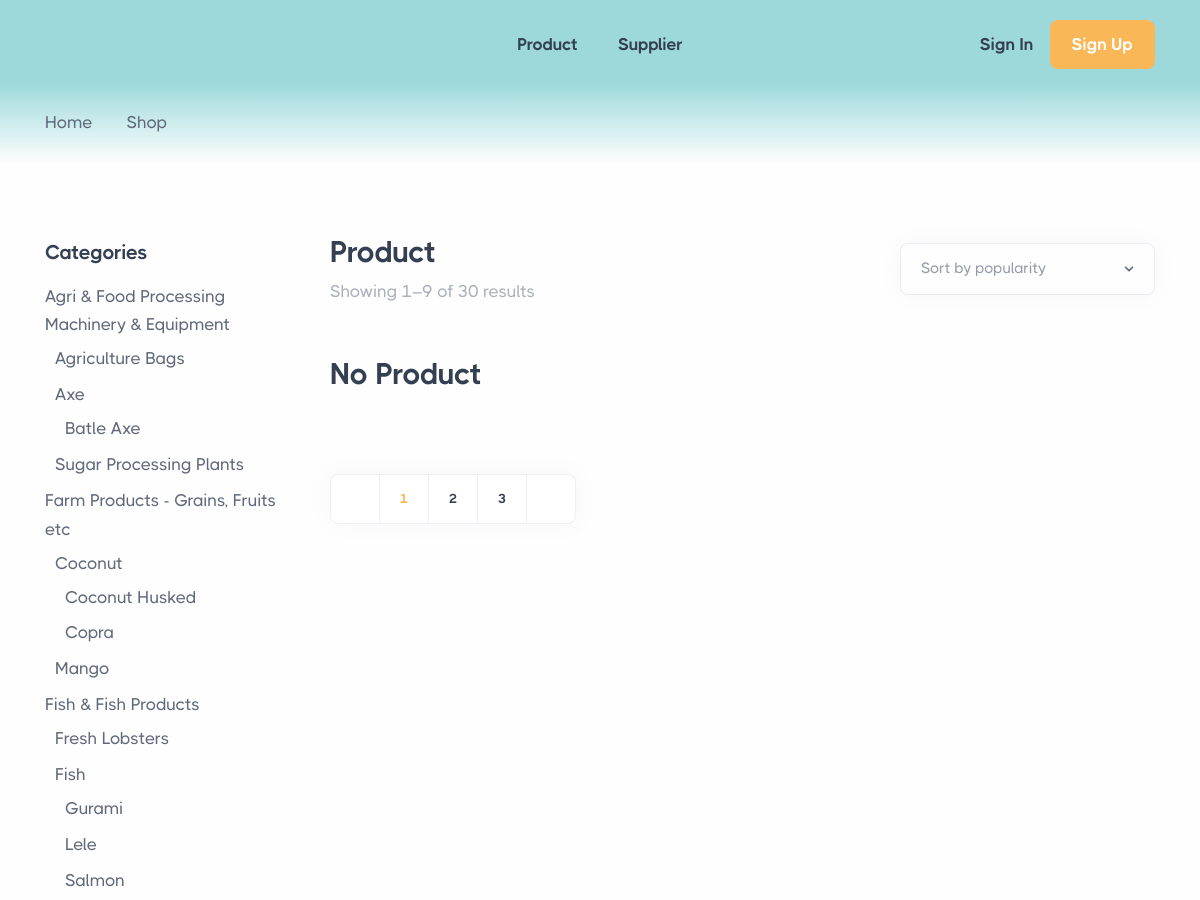
The app's page /product/12/9/4 (upper part), older data.
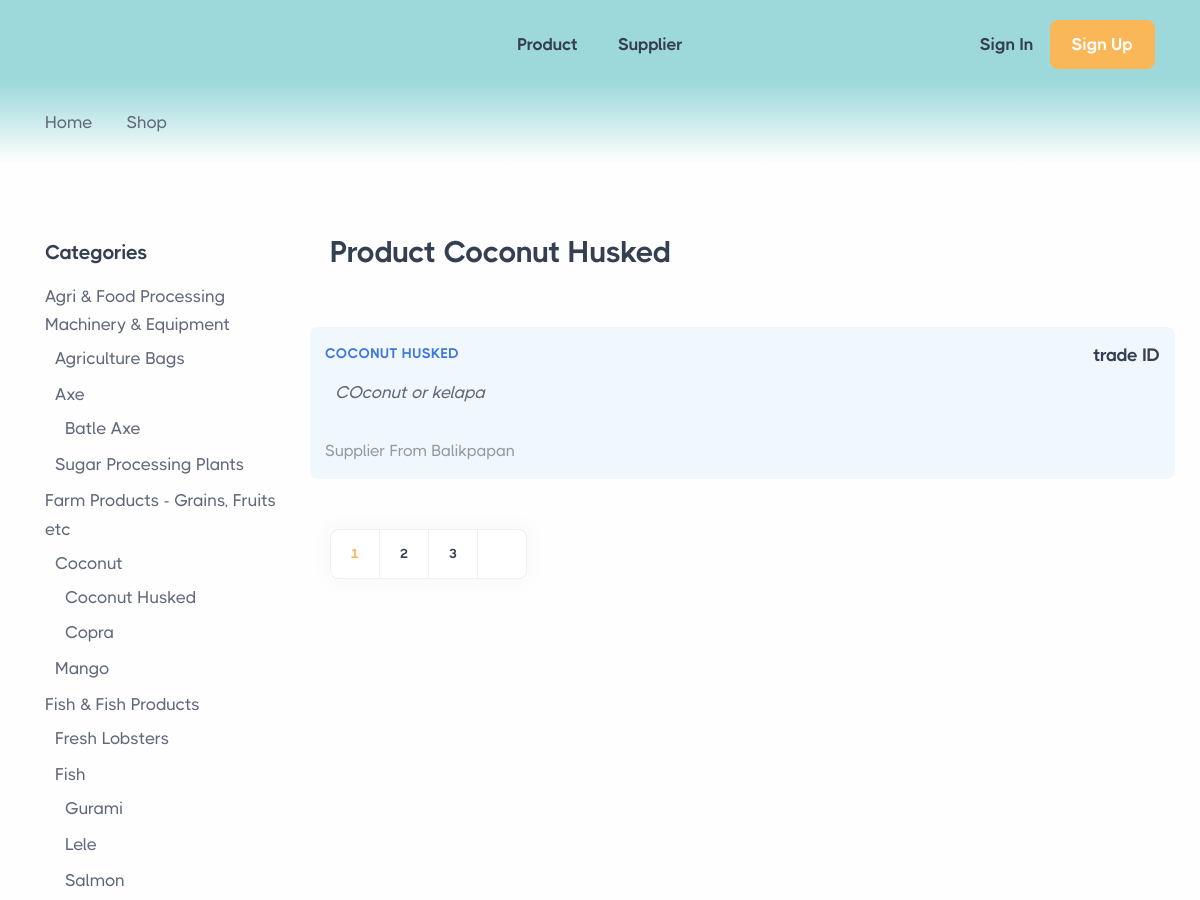
The same page, newer data.
### tables this page shows
CREATE TABLE `subkategori_a` (
  `idsubkategori_a` int(11) NOT NULL,
  `idkategori` int(11) NOT NULL,
  `namaSubKategori` varchar(255) NOT NULL
);

CREATE TABLE `kategori` (
  `idkategori` int(11) NOT NULL,
  `namaKategori` varchar(255) NOT NULL
);

CREATE TABLE `subkategori_b` (
  `idsubkategori_b` int(11) NOT NULL,
  `idsubkategori_a` int(11) NOT NULL,
  `idkategori` int(11) NOT NULL,
  `namaSubKategori_b` varchar(255) NOT NULL
);

CREATE TABLE `product` (
  `idproduct` int(11) NOT NULL,
  `namaProduk` varchar(255) NOT NULL,
  `idcompany` int(11) NOT NULL,
  `idkategori` int(11) NOT NULL,
  `idsubkategori_a` int(11) NOT NULL,
  `idsubkategori_b` int(11) NOT NULL,
  `deskripsiProduk` text NOT NULL,
  `deskripsiPendek` text NOT NULL,
  `harga` varchar(255) NOT NULL,
  `gambar` text DEFAULT NULL
);

CREATE TABLE `company` (
  `idcompany` int(11) NOT NULL,
  `namaPerusahaan` varchar(255) DEFAULT NULL,
  `alamat` text DEFAULT NULL,
  `kota` varchar(255) DEFAULT NULL,
  `gambarCompany` varchar(255) DEFAULT NULL,
  `deskripsiPendek` text DEFAULT NULL,
  `deskripsiPanjang` text DEFAULT NULL,
  `instagram` varchar(255) DEFAULT NULL,
  `facebook` varchar(255) DEFAULT NULL,
  `linkedin` varchar(255) DEFAULT NULL,
  `website` varchar(255) DEFAULT NULL,
  `idsupplier` int(11) NOT NULL,
  `idkategori` int(11) NOT NULL,
  `idsubkategori_a` int(11) NOT NULL
);

### index.php (called while the page is built, shortened)
<?php
require_once BASEPATH.'core/CodeIgniter.php';

### application/models/M_Kategori.php (called while the page is built, shortened)
<?php
class M_Kategori extends CI_Model {
    function getKategoriandSubkategoriA() {
        $this->db->select('kategori.idkategori AS idkategori, kategori.namaKategori AS kategori, subkategori_a.namaSubKategori AS subkategori_a, subkategori_a.idsubkategori_a AS idsubkategori_a, subkategori_b.namaSubKategori_b AS subkategori_b, subkategori_b.idsubkategori_b AS idsubkategori_b')
                ->from('kategori')
                ->join('subkategori_a', 'kategori.idkategori = subkategori_a.idkategori', 'left')
                ->join('subkategori_b', 'subkategori_a.idsubkategori_a = subkategori_b.idsubkategori_a', 'left')
                ->order_by('kategori.namaKategori, subkategori_a.namaSubKategori, subkategori_b.namaSubKategori_b');
        $query = $this->db->get();
        return $query->result_array();
    }
}

### application/models/M_User.php (called while the page is built, shortened)
<?php
class M_User extends CI_Model {
    function get_where($id){
        $query = $this->db->get_where('user', array('iduser' => $id));
        return $query->row();
    }
}

### application/config/config.php (called while the page is built, shortened)
<?php
$config['base_url'] = 'http://localhost/tradeid/';
$config['index_page'] = '';
$config['uri_protocol']	= 'REQUEST_URI';
$config['url_suffix'] = '';
$config['language']	= 'english';
$config['charset'] = 'UTF-8';
$config['enable_hooks'] = FALSE;
$config['subclass_prefix'] = 'MY_';
$config['composer_autoload'] = FALSE;
$config['permitted_uri_chars'] = 'a-z 0-9~%.:_\-';
$config['enable_query_strings'] = FALSE;
$config['controller_trigger'] = 'c';
$config['function_trigger'] = 'm';
$config['directory_trigger'] = 'd';
$config['allow_get_array'] = TRUE;
$config['log_threshold'] = 0;
$config['log_path'] = '';
$config['log_file_extension'] = '';
$config['log_file_permissions'] = 0644;
$config['log_date_format'] = 'Y-m-d H:i:s';
$config['error_views_path'] = '';
$config['cache_path'] = '';
$config['cache_query_string'] = FALSE;
$config['encryption_key'] = '';
$config['sess_driver'] = 'files';
$config['sess_cookie_name'] = 'ci_session';
$config['sess_samesite'] = 'Lax';
$config['sess_expiration'] = 7200;
$config['sess_save_path'] = NULL;
$config['sess_match_ip'] = FALSE;
$config['sess_time_to_update'] = 300;
$config['sess_regenerate_destroy'] = FALSE;
$config['cookie_prefix']	= '';
$config['cookie_domain']	= '';
$config['cookie_path']		= '/';
$config['cookie_secure']	= FALSE;
$config['cookie_httponly'] 	= FALSE;
$config['cookie_samesite'] 	= 'Lax';
$config['standardize_newlines'] = FALSE;
$config['global_xss_filtering'] = FALSE;
$config['csrf_protection'] = FALSE;
$config['csrf_token_name'] = 'csrf_test_name';
$config['csrf_cookie_name'] = 'csrf_cookie_name';
$config['csrf_expire'] = 7200;
$config['csrf_regenerate'] = TRUE;
$config['csrf_exclude_uris'] = array();
$config['compress_output'] = FALSE;
$config['time_reference'] = 'local';
$config['rewrite_short_tags'] = FALSE;
$config['proxy_ips'] = '';

### application/models/M_Product.php (called while the page is built, shortened)
<?php
class M_Product extends CI_Model {
    function getWhereSubCategoryB($id,$idSuba,$idSubb){
        $this->db->select('*')
                    ->from('product')
                    ->where('product.idkategori',$id)
                    ->where('product.idsubkategori_a',$idSuba)
                    ->where('product.idsubkategori_b',$idSubb)
                    ->join('company', 'company.idcompany = product.idcompany')
                    ->join('kategori', 'kategori.idkategori = product.idkategori')
                    ->join('subkategori_a', 'subkategori_a.idsubkategori_a = product.idsubkategori_a')
                    ->join('subkategori_b', 'subkategori_b.idsubkategori_b = product.idsubkategori_b');
        return  $this->db->get()->result();
    }
}

### application/views/productShopSubCategoryB.php (the view, shortened to what the changed rows need)
<section class="wrapper bg-light">
  <div class="container pb-14 pb-md-16 pt-12">
    <div class="row gy-10">
        <?php if($product == null) : ?>
            <div class="col-lg-9 order-lg-2">
                <div class="row align-items-center mb-10 position-relative zindex-1">
                <div class="col-md-7 col-xl-8 pe-xl-20">
                    <h2 class="display-6 mb-1">Product </h2>
                    <p class="mb-0 text-muted">Showing 1–9 of 30 results</p>
                </div>
                <div class="col-md-5 col-xl-4 ms-md-auto text-md-end mt-5 mt-md-0">
                    <div class="form-select-wrapper">
                    <select class="form-select">
                        <option value="popularity">Sort by popularity</option>
                    </select>
                    </div>
                </div>
                </div>
                <div class="grid grid-view projects-masonry shop mb-13">
                <?= '<h2 class="display-6 mb-1">No Product </h2>'?>
                </div>
                <nav class="d-flex" aria-label="pagination">
                <ul class="pagination">
                    <li class="page-item disabled">
                    <a class="page-link" href="#" aria-label="Previous">
                        <span aria-hidden="true"><i class="uil uil-arrow-left"></i></span>
                    </a>
                    </li>
                    <li class="page-item active"><a class="page-link" href="#">1</a></li>
                    <li class="page-item"><a class="page-link" href="#">2</a></li>
                    <li class="page-item"><a class="page-link" href="#">3</a></li>
                    <li class="page-item">
                    <a class="page-link" href="#" aria-label="Next">
                        <span aria-hidden="true"><i class="uil uil-arrow-right"></i></span>
                    </a>
                    </li>
                </ul>
                </nav>
            </div>
        <?php else : ?>
            <div class="col-lg-9 order-lg-2">
                <div class="row align-items-center mb-10 position-relative zindex-1">
                <div class="col-md-7 col-xl-8 pe-xl-20">
                    <h2 class="display-6 mb-1">Product <?= $product[0]->namaSubKategori_b?></h2>
                </div>
                </div>
                <div class="grid grid-view projects-masonry shop mb-13">
                <div class="row gx-md-8 gy-10 gy-md-13 isotope">
                    <?php foreach ($product as $data) : ?>
                    <div class=" item col-md-12 col-xl-12  p-3 bg-soft-sky rounded" style="margin-bottom:-30px;">
                    <div class="row">
                        <div class="d-flex justify-content-between">
                        <div class="">
                            <div class="post-category text-ash "><a class="text-blue" href=""><?= $data->namaProduk?></a></div>
                        </div>
                        <div class="">
                            <div class="">
                            <h4 class="post-title h4 fs-18"><a href="<?= base_url('supplier/detail/'.$data->idcompany) ?>" class="link-dark"><?= $data->namaPerusahaan?></a></h4>
                            </div>
                        </div>
                        </div>
                    </div>
                    <div class="row">
                        <div class="d-flex mb-2">
                        <div class="" style="margin-left:10px;">
                            <div class="align-items-center">
                                <span><?= $data->deskripsiProduk?>
                                </span>
                            </div>
                        </div>
                        </div>
                    </div>
                    <div class="row">
                        <div class="d-flex justify-content-between">
                            <div>
                                <div class="fs-16 text-ash ">Supplier From <?= $data->kota?></div>
                            </div>
                        </div>
                    </div>
                    </div>
                    <?php endforeach; ?>
                </div>
                </div>
                <?= $pagination; ?>
            </div>
        <?php endif; ?>
      <aside class="col-lg-3 sidebar">
        <div class="widget mt-1">
            <ul class="list-unstyled ps-0">
              <?php
              $current_kategori = '';
              foreach ($kategori_structure as $kategori_row):
                  if ($current_kategori != $kategori_row['kategori']):
                      $current_kategori = $kategori_row['kategori'];
              ?>
                      <li class="mb-1">
                          <a href="<?= base_url('product/'.$kategori_row['idkategori'])?>"  class="align-items-center rounded link-body" data-bs-target="#<?= strtodash($current_kategori) ?>-collapse" aria-expanded="true"><?= $current_kategori ?> <span class="fs-sm text-muted ms-1"></span>
                          </a>
                          <div class="collapse show mt-1" id="<?= strtodash($current_kategori) ?>-collapse" style="">
                              <ul class="btn-toggle-nav list-unstyled ps-2">
                                  <?php
                                  $current_subkategori_a = '';
                                  foreach ($kategori_structure as $subkategori_a_row):
                                      if ($current_kategori == $subkategori_a_row['kategori'] && $current_subkategori_a != $subkategori_a_row['subkategori_a']):
                                  ?>
                                          <li><a href="<?= base_url('product/'.$kategori_row['idkategori'].'/'.$subkategori_a_row['idsubkategori_a']) ?>" class="align-items-center rounded link-body" data-bs-target="#<?= strtodash($current_kategori) ?>-<?= strtodash($current_subkategori_a) ?>-collapse" aria-expanded="true"><?= $subkategori_a_row['subkategori_a'] ?></a>
                                              <div class="collapse show mt-1" id="<?= strtodash($current_kategori) ?>-<?= strtodash($current_subkategori_a) ?>-collapse" style="">
                                                  <ul class="btn-toggle-nav list-unstyled ps-2">
                                                      <?php
                                                      $current_subkategori_a = $subkategori_a_row['subkategori_a'];
                                                      $current_subkategori_b = '';
                                                      foreach ($kategori_structure as $subkategori_b_row):
                                                          if ($current_kategori == $subkategori_b_row['kategori'] && $current_subkategori_a == $subkategori_b_row['subkategori_a'] && $current_subkategori_b != $subkategori_b_row['subkategori_b']):
                                                      ?>
                                                              <li><a href="<?= base_url('product/'.$kategori_row['idkategori'].'/'.$subkategori_a_row['idsubkategori_a'].'/'.$subkategori_b_row['idsubkategori_b']) ?>" class="link-body"><?= $subkategori_b_row['subkategori_b'] ?></a></li>
                                                      <?php
                                                              $current_subkategori_b = $subkategori_b_row['subkategori_b'];
                                                          endif;
                                                      endforeach;
                                                      ?>
                                                  </ul>
                                              </div>
                                          </li>
                                  <?php
                                      endif;
                                  endforeach;
                                  ?>
                              </ul>
                          </div>
                      </li>
                  <?php endif; ?>
              <?php endforeach; ?>
          </ul>
        </div>
    </aside>
    </div>
  </div>
</section>

### application/controllers/Front/Product.php (shortened to what the changed rows need)
<?php
class Product extends CI_Controller {
    public function __construct()
    {
        $this->load->model('M_Kategori');
        $this->load->model('M_Product');
        $this->load->model('M_Inquire');
        $this->load->model('M_User');
    }
    private function initializePagination() {
        $this->load->library('pagination');
        $config['full_tag_open'] = '<nav class="d-flex" aria-label="pagination"><ul class="pagination">';
        $config['full_tag_close'] = '</ul></nav>';
        $config['prev_link'] = '<span aria-hidden="true"><i class="uil uil-arrow-left"></i></span>';
        $config['prev_tag_open'] = '<li class="page-item">';
        $config['prev_tag_close'] = '</li>';
        $config['first_link'] = false;
        $config['last_link'] = false;
        $config['next_link'] = '<span aria-hidden="true"><i class="uil uil-arrow-right"></i></span>';
        $config['next_tag_open'] = '<li class="page-item">';
        $config['next_tag_close'] = '</li>';
        $config['num_tag_open'] = '<li class="page-item">';
        $config['num_tag_close'] = '</li>';
        $config['cur_tag_open'] = '<li class="page-item active"><a class="page-link" href="#">';
        $config['cur_tag_close'] = '</a></li>';
        $config['attributes'] = array('class' => 'page-link');
        return $config;
    }
    function productShopSubCategoryB($id,$idsuba,$idsubb){
        $config = $this->initializePagination();
        $data['jmlh'] = $this->M_Product->getAllData()->num_rows();
        $config["base_url"] = site_url('Front/product/index');
        $config["total_rows"] = $data['jmlh'];
        $config["per_page"] = 5;
        $this->pagination->initialize($config);
        $page = ($this->uri->segment(4)) ? $this->uri->segment(4) : 0;
        $iduser = $this->session->userdata('iduser');
        $data = [
            'userHeader' => $this->M_User->get_where($iduser),
            'user' => $this->M_User->get_where($iduser),
            'kategori_structure' => $this->M_Kategori->getKategoriandSubkategoriA(),
            'product' => $this->M_Product->getWhereSubCategoryB($id,$idsuba,$idsubb,$config["per_page"], $page),
            'header' => 'componen/header',
            'footer' => 'componen/footer',
        ];
        $data['pagination'] = $this->pagination->create_links();
        return $this->load->view('productShopSubCategoryB',$data);
    }
}

Row changes from the older to the newer data that the page shows:
now on this page (row edited): product: idsubkategori_b.namaSubKategori_b "Coconut Husked", namaProduk "COCONUT HUSKED", idcompany.namaPerusahaan "trade ID", deskripsiProduk "COconut or kelapa", idcompany.kota "Balikpapan"
Text that changed along with them:
$pagination: (not shown) → "1 2 3"
form field value: "Sort by popularity" → (not shown)
text no longer shown: "Showing 1–9 of 30 results No Product 1 2 3"
